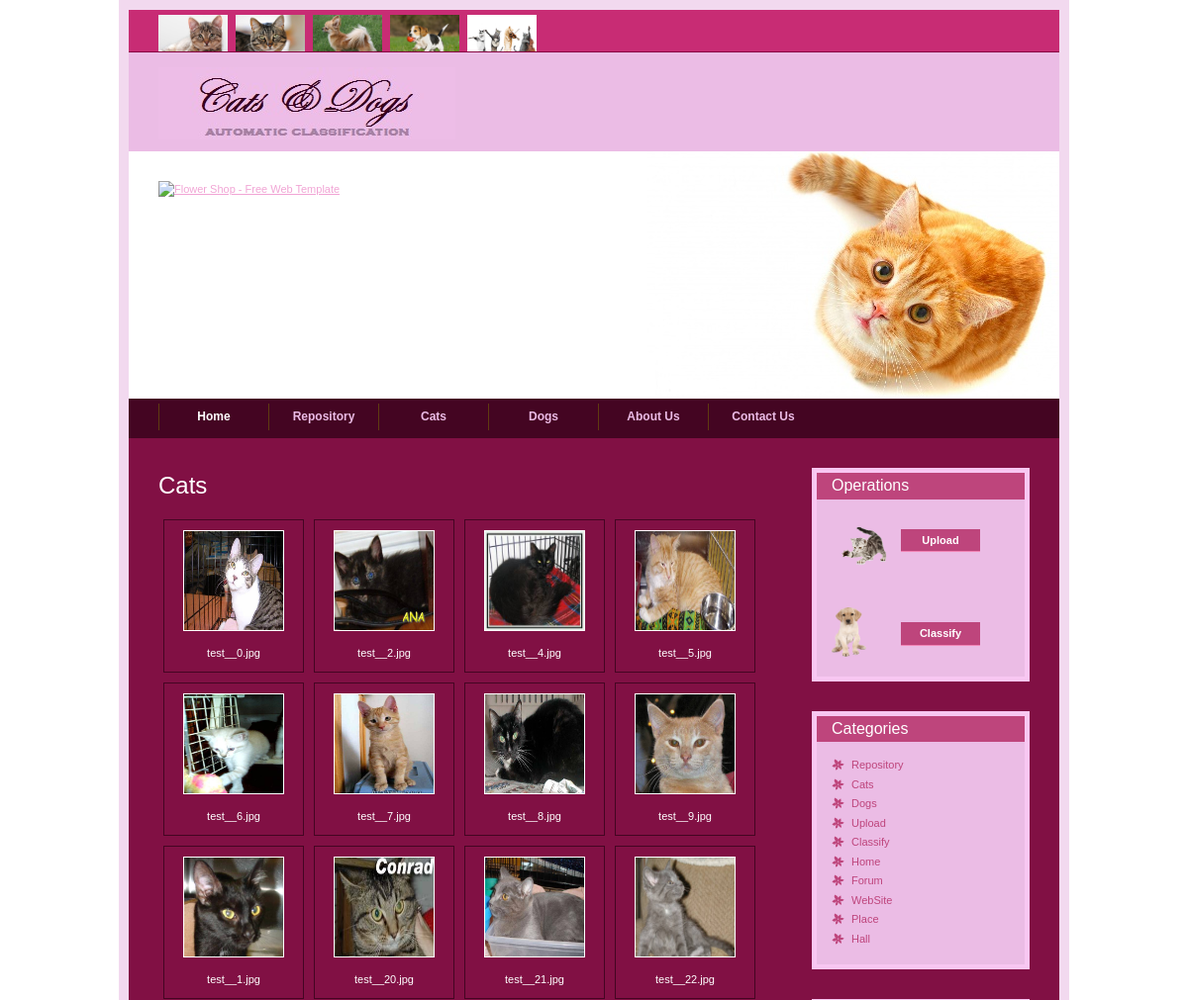
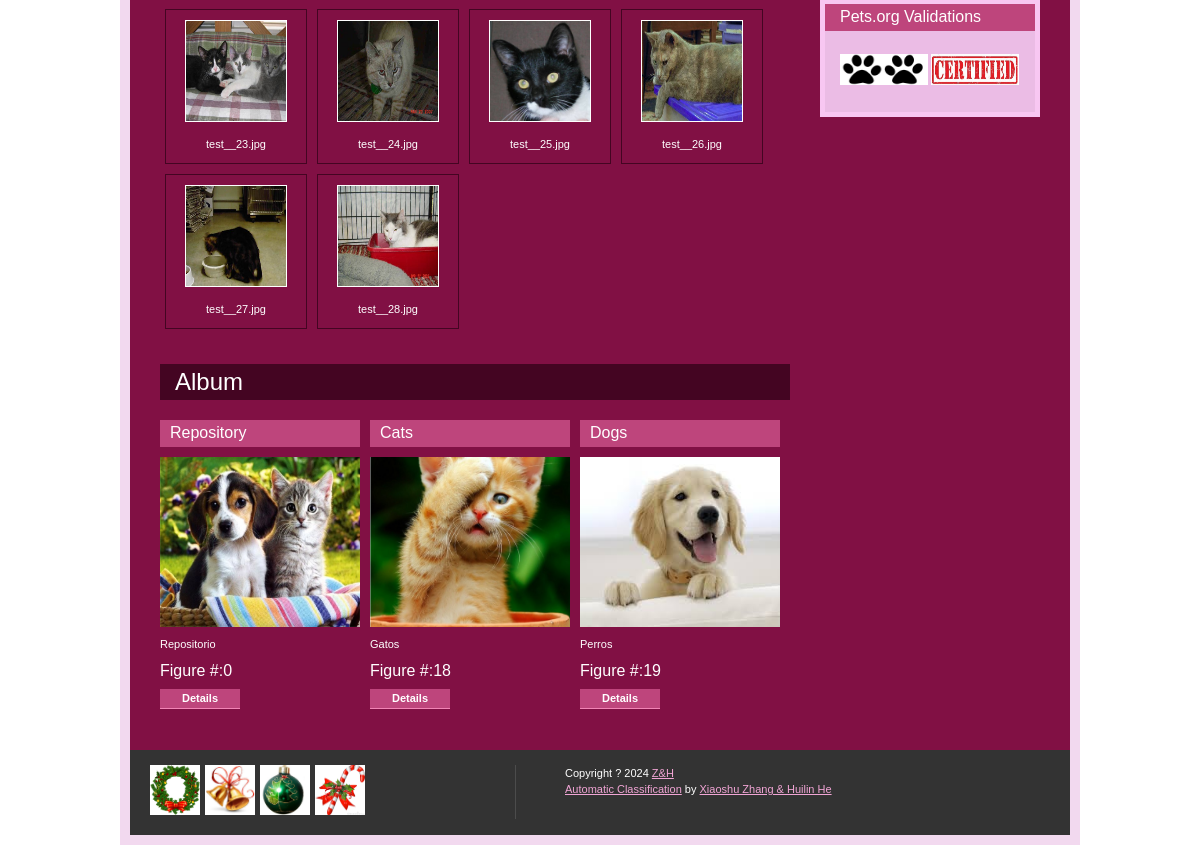
The app's page /uploads/cats/ with its own data (2 pictures, top to bottom).
### uploads/models.py (models this page shows, shortened)
class Upload_0(models.Model):
	title = models.CharField(max_length=50)
	file = models.FileField(upload_to='cat')

### uploads/views.py (the view)
def cats(request):
	upload_list_0 = Upload_0.objects.all()
	upload_list_No = len(Upload.objects.all())
	upload_list_0_No = len(Upload_0.objects.all())
	upload_list_1_No = len(Upload_1.objects.all())
	return render(request, 'uploads/album.html', {
		'album_name': 'Cats',
		'upload_list': upload_list_0,
		'upload_list_No': upload_list_No,
		'upload_list_0_No': upload_list_0_No,
		'upload_list_1_No': upload_list_1_No,
	})

### uploads/templates/uploads/album.html (shortened to what this page needs)
<!DOCTYPE html>
<head>
{% extends "uploads/base_site.html" %}
{% load staticfiles %}
{% block branding %}
<h1>{{ album_name }}</h1>
{% if upload_list %}
	{% for q in upload_list %}
	<div class="img_each_album">
		<a target="_blank" href="{{ q.file.url }}"><img src="{{ q.file.url }}" height="100" width="100"></img></a>
		<div class="desc">{{ q.title }}</div>
	</div>
	{% endfor %}
{% else %}
	<p>No {{ album_name }} are available.</p>
{% endif %}
{% endblock %}

### uploads/templates/uploads/base_site.html (shortened to what this page needs)
<!DOCTYPE html>
<head>
{% load staticfiles %}
<link rel="stylesheet" type="text/css" href="{% static 'uploads/style.css' %}" />
</head>
<body>
<div id="templatemo_container">
<div id="templatemo_top_panel">
    	<div id="templatemo_language_section">
			<a href="#" id="templatemo_flag_01"><img src="http://127.0.0.1:8000/media/uploads_images/templatemo_flag_01.gif" alt="flag 1" height="50" width="70" /></a>
            <a href="#" id="templatemo_flag_02"><img src="http://127.0.0.1:8000/media/uploads_images/templatemo_flag_02.gif" alt="flag 2" height="50" width="70" /></a>
            <a href="#" id="templatemo_flag_03"><img src="http://127.0.0.1:8000/media/uploads_images/templatemo_flag_03.gif" alt="flag 3" height="50" width="70" /></a>
            <a href="#" id="templatemo_flag_04"><img src="http://127.0.0.1:8000/media/uploads_images/templatemo_flag_04.gif" alt="flag 4" height="50" width="70" /></a>
            <a href="#" id="templatemo_flag_05"><img src="http://127.0.0.1:8000/media/uploads_images/templatemo_flag_05.gif" alt="flag 5" height="50" width="70" /></a>
		</div>
        <div id="Username">
        </div>
  </div>
     <div id="templatemo_header">
     	<img src="http://127.0.0.1:8000/media/uploads_images/templatemo_site_header.jpg" alt="Flower Shop" />
     </div>
     <div id="templatemo_banner">
     	<a href="#"><img src="http://127.0.0.1:8000/media/uploads_images/templatemo_banner_image.jpg" height="230" alt="Flower Shop - Free Web Template" title="Flower Shop - Free Web Template" border="0" /></a>     </div>
<div id="templatemo_menu_panel">
        <ul>
            <li><a href="{% url 'uploads:index' %}" class="current">Home</a></li>
            <li><a href="{% url 'uploads:repository' %}" target="_parent">Repository</a></li>
            <li><a href="{% url 'uploads:cats' %}" target="_parent">Cats</a></li>
            <li><a href="{% url 'uploads:dogs' %}" target="_parent">Dogs</a></li>
            <li><a href="#">About Us</a></li>
            <li><a href="#">Contact Us</a></li>
        </ul>
    </div>
    <div id="templatemo_content">
    	<div id="templatemo_content_left">
		{% block branding %}{% endblock %}
             <div class="cleaner_with_height">&nbsp;</div>
             <h2>Album</h2>
             <div class="product_box">
             	<h3>Repository</h3>
                <a href="{% url 'uploads:repository' %}"><img src="http://127.0.0.1:8000/media/uploads_images/templatemo_image_01.jpg" alt="image" height="170" width="200" /></a>
                <p>Repositorio</p>
                <div class="price">Figure #:<span>{{ upload_list_No }}</span></div>
             	<div class="buynow"><a href="{% url 'uploads:repository' %}">Details</a></div>
			 </div>
             <div class="product_box">
             	<h3>Cats</h3>
                <a href="{% url 'uploads:cats' %}"><img src="http://127.0.0.1:8000/media/uploads_images/templatemo_image_02.jpg" alt="image" height="170" width="200" /></a>
                <p>Gatos</p>
                <div class="price">Figure #:<span>{{ upload_list_0_No }}</span></div>
             	<div class="buynow"><a href="{% url 'uploads:cats' %}">Details</a></div>
             </div>
             <div class="product_box">
             	<h3>Dogs</h3>
                <a href="{% url 'uploads:dogs' %}"><img src="http://127.0.0.1:8000/media/uploads_images/templatemo_image_03.jpg" alt="image" height="170" width="200" /></a>
                <p>Perros</p>
                <div class="price">Figure #:<span>{{ upload_list_1_No }}</span></div>
             	<div class="buynow"><a href="{% url 'uploads:dogs' %}">Details</a></div>
             </div>
			<div class="cleaner_with_height">&nbsp;</div>
        </div>
        <div id="templatemo_content_right">
        	<div class="templatemo_right_section">
				<h4>Operations</h4>
            	<div class="templatemo_right_section_content">
					<div class="icons">
						<img src="http://127.0.0.1:8000/media/uploads_images/upload_icon.gif" height="60" width="60" />
						<a href="{% url 'uploads:upload_page' %}" title="Go to upload page." >Upload</a>
					</div>
				</div>
				<div class="templatemo_right_section_content">
					<div class="icons">
						<img src="http://127.0.0.1:8000/media/uploads_images/classify_icon.gif" height="50" width="35" />
						<a title="Classify the figures in repository." href="{% url 'uploads:classfy' %}">Classify</a>
					</div>
				</div>
			</div>
            <div class="templatemo_right_section">
            	<h4>Categories</h4>
                <div class="templatemo_right_section_content">
                    <ul>
                        <li><a href="{% url 'uploads:repository' %}">Repository</a></li>
                        <li><a href="{% url 'uploads:cats' %}">Cats</a></li>
                        <li><a href="{% url 'uploads:dogs' %}">Dogs</a></li>
                        <li><a href="{% url 'uploads:upload_page' %}" title="Go to upload page." >Upload</a></li>
                        <li><a title="Classify the figures in repository." href="{% url 'uploads:classfy' %}">Classify</a></li>
                        <li><a href={% url 'uploads:index' %}>Home</a></li>
                        <li><a href="#">Forum</a></li>
                        <li><a href="#">WebSite</a></li>
                        <li><a href="#">Place</a></li>
                        <li><a href="#">Hall</a></li>
                    </ul>
                </div>
            </div>
            <div class="templatemo_right_section">
            	<h4>Pets.org Validations</h4>
            	<div class="templatemo_right_section_content">
                    <a href="#"><img style="border:0;width:88px;height:31px" src="http://127.0.0.1:8000/media/uploads_images/Validated-stamp.jpg" alt="Valid XHTML 1.0 Transitional" width="88" height="31" vspace="8" border="0" /></a>
					<a href="#"><img style="border:0;width:88px;height:31px"  src="http://127.0.0.1:8000/media/uploads_images/Validated-stamp_2.jpg" alt="Valid CSS!" vspace="8" border="0" /></a>
				</div>
            </div>
        </div>
        <div class="cleaner">&nbsp;</div>
    </div>
     <div id="templatemo_footer_panel">
        <div id="footer_left">
            <img src="http://127.0.0.1:8000/media/uploads_images/mastercard.gif" alt="Master Card" height="50" width="50" /><img src="http://127.0.0.1:8000/media/uploads_images/visa.gif" alt="Visa Card" height="50" width="50" /><img src="http://127.0.0.1:8000/media/uploads_images/paypal.gif" alt="PayPal" height="50" width="50" /><img src="http://127.0.0.1:8000/media/uploads_images/verisignsecured.gif" alt="Verisign Secured" height="50" width="50" />
        </div>
        <div id="footer_right">
            Copyright ? 2024 <a href="#">Z&ampH</a><br />
			<a href="http://www.iwebsitetemplate.com" target="_parent">Automatic Classification</a> by
            <a href="http://www.templatemo.com" target="_blank">Xiaoshu Zhang &amp Huilin He</a>
        </div>
        <div class="cleaner">&nbsp;</div>
    </div>
</div>
</html>

### records on screen
Upload_0: file (picture), title "test__0.jpg"
Upload_0: file (picture), title "test__2.jpg"
Upload_0: file (picture), title "test__4.jpg"
Upload_0: file (picture), title "test__5.jpg"
Upload_0: file (picture), title "test__6.jpg"
Upload_0: file (picture), title "test__7.jpg"
Upload_0: file (picture), title "test__8.jpg"
Upload_0: file (picture), title "test__9.jpg"
Upload_0: file (picture), title "test__1.jpg"
Upload_0: file (picture), title "test__20.jpg"
Upload_0: file (picture), title "test__21.jpg"
Upload_0: file (picture), title "test__22.jpg"
Upload_0: file (picture), title "test__23.jpg"
Upload_0: file (picture), title "test__24.jpg"
Upload_0: file (picture), title "test__25.jpg"
Upload_0: file (picture), title "test__26.jpg"
Upload_0: file (picture), title "test__27.jpg"
Upload_0: file (picture), title "test__28.jpg"

### other values on screen
{{ album_name }} "Cats"
{{ upload_list_No }} "0"
{{ upload_list_0_No }} "18"
{{ upload_list_1_No }} "19"
